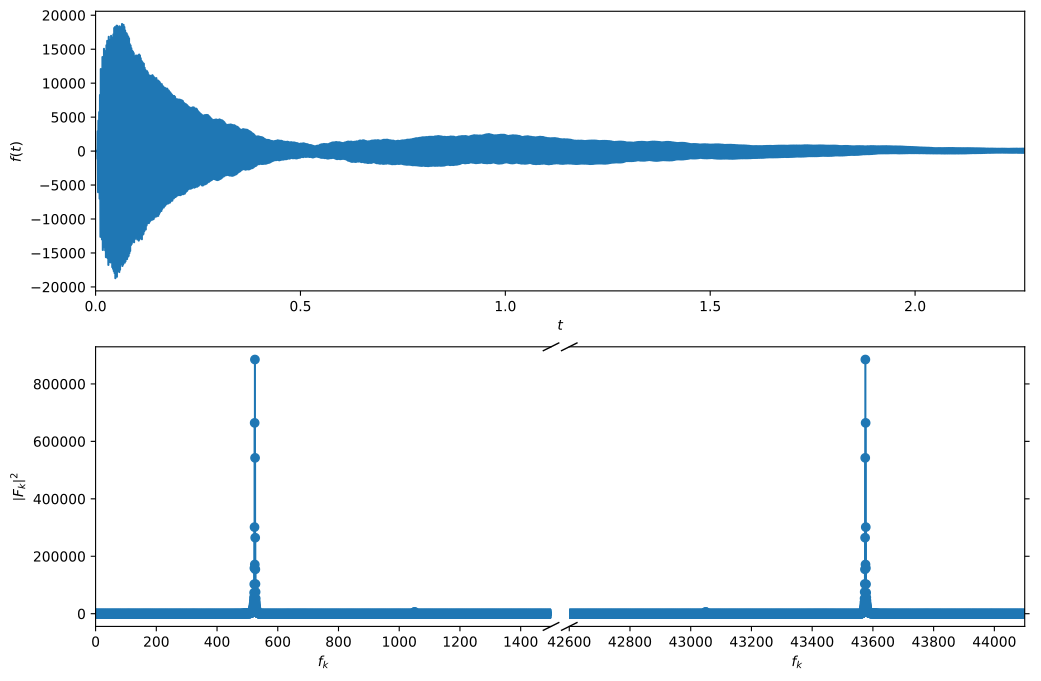

Write the Python code that produced this figure.
import numpy as np
from numpy.fft import fft
from matplotlib.pyplot import subplot_mosaic

signal = np.loadtxt("numerical-methods/xabier/extras/piano.txt")

sampling_speed = 44_100
sample_number = len(signal)
sampling_start, sampling_end = 0, sample_number/sampling_speed
sampling_interval = np.linspace(sampling_start, sampling_end, sample_number, endpoint=False)
frequencies = np.arange(len(sampling_interval)) / (sampling_end - sampling_start)

coefficients = fft(signal)

fig, axs = subplot_mosaic([["signal", "signal"], ["power left", "power right"]], figsize=(12,8))

axs["signal"].plot(sampling_interval, signal, ls="solid")

axs["signal"].set_xlim(left=np.min(sampling_interval), right=np.max(sampling_interval))

axs["signal"].set_xlabel(r"$t$")
axs["signal"].set_ylabel(r"$f(t)$")

power_spectrum = np.abs(coefficients/len(sampling_interval))**2
for ax in (axs["power left"], axs["power right"]):
    ax.stem(frequencies, power_spectrum, basefmt=" ")

    ax.set_xlabel(r"$f_k$")


axs["power left"].set_ylabel(r"$\left\vert F_k \right\vert^2$")

fig.subplots_adjust(wspace=.04)

axs["power left"].set_xlim(left=0, right=1_500)
axs["power right"].set_xlim(left=44_100-1_500, right=44_100)

axs["power left"].spines.right.set_visible(False)
axs["power right"].spines.left.set_visible(False)

axs["power left"].yaxis.tick_left()
axs["power right"].yaxis.tick_right()
axs["power right"].tick_params(labelright=False)

d = .5
kwargs = dict(marker=[(-1, -d), (1, d)], markersize=12,
              linestyle="none", color="k", mec="k", mew=1, clip_on=False)

axs["power left"].plot([1, 1], [0, 1], transform=axs["power left"].transAxes, **kwargs)
axs["power right"].plot([0, 0], [0, 1], transform=axs["power right"].transAxes, **kwargs)

fig.savefig("numerical-methods/xabier/extras/piano.pdf", bbox_inches="tight")

print(f"Power peaks at frequency f = {np.argmax(power_spectrum)} Hz.")
print(f"Entering it at https://www.phys.unsw.edu.au/music/note/, it corresponds to a D6 plus 22 cents.")
